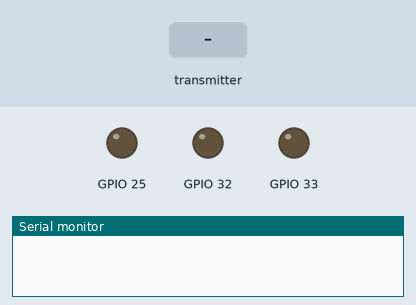
Recording of a sketch running on a simulated ESP32. On the bench: output pins drawn as LEDs (lit = HIGH), the last lines printed to the serial monitor. Dashed ring = blinking. Inputs (shaded band) come from the test bench.

Above: at 1.2 s.
1.3 s: the transmitter starts sending left = 1024
At 1.9 s:
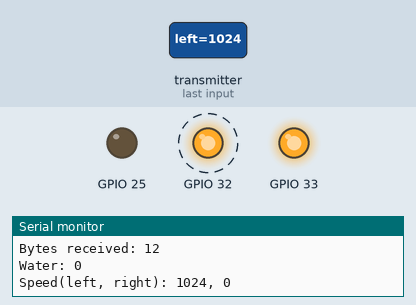
3.0 s: the transmitter starts sending right = 1024
At 3.9 s:
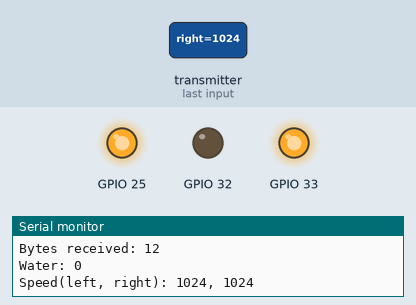
4.8 s: the transmitter starts sending left = 0
At 6.0 s:
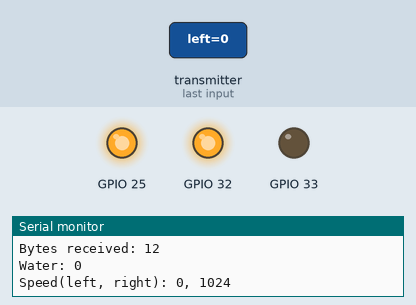
6.5 s: the transmitter starts sending left = 2048
At 8.0 s:
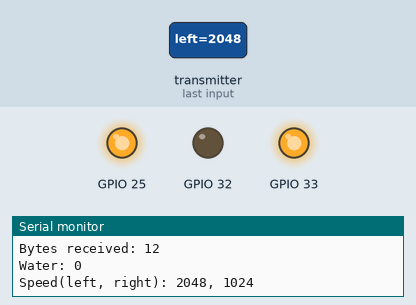
8.3 s: the transmitter starts sending right = 0
At 8.9 s:
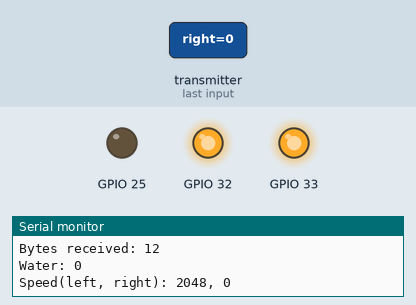
Timing chart, 0 to 11.1 s (numbered marks = the images above; inputs shaded):
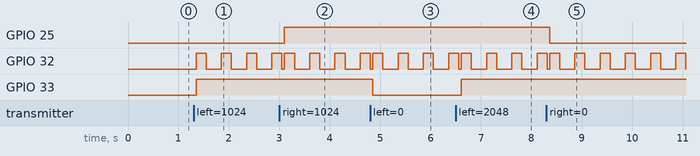

The sketch:

new_receiver_for_converter.ino
```cpp
// (licence header left out)
#include <esp_now.h>
#include <WiFi.h>

//Structure example to receive data
//Must match the sender structure
typedef struct test_struct {
  bool water;
  int left;
  int right;
} test_struct;

//Create a struct_message called myData
test_struct myData;

//callback function that will be executed when data is received
void OnDataRecv(const uint8_t * mac, const uint8_t *incomingData, int len) {
  memcpy(&myData, incomingData, sizeof(myData));
  Serial.print("Bytes received: ");
  Serial.println(len);
  Serial.print("Water: ");
  Serial.println(myData.water);
  Serial.println();
  Serial.print("Speed(left, right): ");
  Serial.print(myData.left);
  Serial.print(", ");
  Serial.print(myData.right);
  Serial.println();
  drive(myData.left, myData.right);
  digitalWrite(32, HIGH);
  delay(200);
  digitalWrite(32, LOW);
}

void setup() {
  //Initialize Serial Monitor
  Serial.begin(115200);

  pinMode(32, OUTPUT);
  pinMode(33, OUTPUT);
  pinMode(25, OUTPUT);

  //Set device as a Wi-Fi Station
  WiFi.mode(WIFI_STA);

  //Init ESP-NOW
  if (esp_now_init() != ESP_OK) {
    Serial.println("Error initializing ESP-NOW");
    return;
  }

  // Once ESPNow is successfully Init, we will register for recv CB to
  // get recv packer info
  esp_now_register_recv_cb(OnDataRecv);
}

void drive(int left, int right) {
  if (left > 0) {
    left = map(left, 0, 255, 127, 178);
  } else if (left == 511) {
    left = 185;
  } else if (left < 0) {
    left = map(left, -255, 0, 197, 255);
  }
  if (right > 0) {
    right = map(right, 0, 255, 127, 178);
  } else if (right == 511) {
    right = 185;
  } else if (right < 0) {
    right = map(right, -255, 0, 197, 255);
  }

  analogWrite(25, right);
  analogWrite(33, left);
}

void loop() {

}
```

Measured:
- after the input at 1.3 s, GPIO 32: alternates HIGH for 0.20 s and LOW for 0.30 s, starting after 0.05 s; GPIO 33: LOW → HIGH after 0.05 s
- after the input at 3.0 s, GPIO 25: LOW → HIGH after 0.10 s
- after the input at 4.8 s, GPIO 33: HIGH → LOW after 0.06 s
- after the input at 6.5 s, GPIO 33: LOW → HIGH after 0.11 s
- after the input at 8.3 s, GPIO 25: HIGH → LOW after 0.06 s
